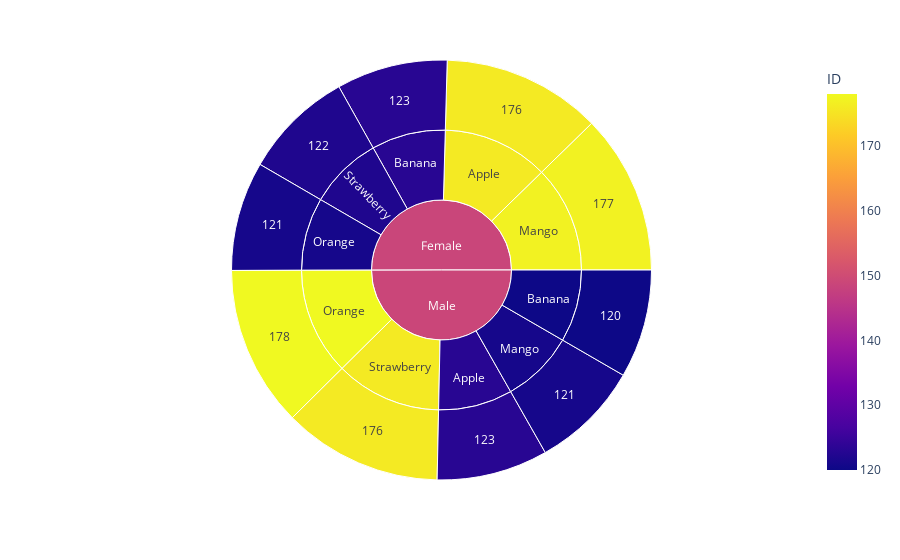

Notebook code cell kept with this figure:
### Code cell
fig = px.sunburst(fruit_gender, path=['Gender','Favorite Fruit','ID'], values='ID', color='ID')
fig.show()

### Figure 1 — Plotly figure (JSON) as saved in the notebook; plotly's stock layout.template omitted (floating-point values rounded to 4 significant figures)
{"data": [{"branchvalues": "total", "customdata": [[120], [121], [121], [122], [123], [123], [176], [176], [177], [178], [176], [123], [123], [120], [177], [121], [121], [178], [122], [176], [148.8], [148.8]], "domain": {"x": [0, 1], "y": [0, 1]}, "hovertemplate": "labels=%{label}<br>ID_sum=%{value}<br>parent=%{parent}<br>id=%{id}<br>ID=%{color}<extra></extra>", "ids": ["Male/Banana/120", "Male/Mango/121", "Female/Orange/121", "Female/Strawberry/122", "Male/Apple/123", "Female/Banana/123", "Female/Apple/176", "Male/Strawberry/176", "Female/Mango/177", "Male/Orange/178", "Female/Apple", "Male/Apple", "Female/Banana", "Male/Banana", "Female/Mango", "Male/Mango", "Female/Orange", "Male/Orange", "Female/Strawberry", "Male/Strawberry", "Female", "Male"], "labels": ["120", "121", "121", "122", "123", "123", "176", "176", "177", "178", "Apple", "Apple", "Banana", "Banana", "Mango", "Mango", "Orange", "Orange", "Strawberry", "Strawberry", "Female", "Male"], "marker": {"coloraxis": "coloraxis", "colors": [120, 121, 121, 122, 123, 123, 176, 176, 177, 178, 176, 123, 123, 120, 177, 121, 121, 178, 122, 176, 148.8, 148.8]}, "name": "", "parents": ["Male/Banana", "Male/Mango", "Female/Orange", "Female/Strawberry", "Male/Apple", "Female/Banana", "Female/Apple", "Male/Strawberry", "Female/Mango", "Male/Orange", "Female", "Male", "Female", "Male", "Female", "Male", "Female", "Male", "Female", "Male", "", ""], "type": "sunburst", "values": [120, 121, 121, 122, 123, 123, 176, 176, 177, 178, 176, 123, 123, 120, 177, 121, 121, 178, 122, 176, 719, 718]}], "layout": {"autosize": true, "coloraxis": {"colorbar": {"title": {"text": "ID"}}, "colorscale": [[0, "#0d0887"], [0.1111, "#46039f"], [0.2222, "#7201a8"], [0.3333, "#9c179e"], [0.4444, "#bd3786"], [0.5556, "#d8576b"], [0.6667, "#ed7953"], [0.7778, "#fb9f3a"], [0.8889, "#fdca26"], [1, "#f0f921"]]}, "legend": {"tracegroupgap": 0}, "margin": {"t": 60}}}
